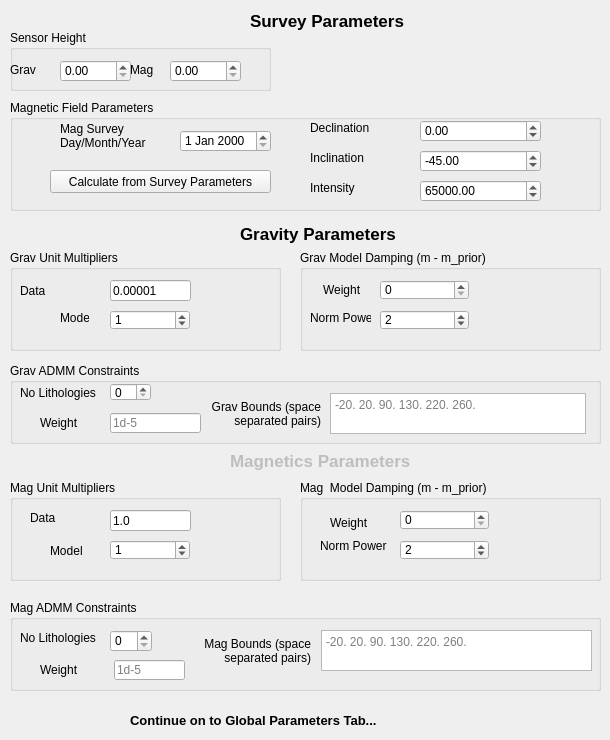
    <widget class="QWidget" name="Fieldwork_preparation">
     <property name="styleSheet">
      <string notr="true">#Fieldwork_preparation {
	background-position: center;
	background-repeat: no-repeat;
	background-attachment: fixed; 
	background-size: 100% 100%;
	background-color: rgb(240, 240, 240,255);
}</string>
     </property>
     <attribute name="title">
      <string>Grav/Mag Parameters</string>
     </attribute>
     <widget class="QGroupBox" name="groupBox_30">
      <property name="enabled">
       <bool>true</bool>
      </property>
      <property name="geometry">
       <rect>
        <x>300</x>
        <y>480</y>
        <width>301</width>
        <height>101</height>
       </rect>
      </property>
      <property name="title">
       <string>Mag  Model Damping (m - m_prior)</string>
      </property>
      <widget class="QLabel" name="label_80">
       <property name="geometry">
        <rect>
         <x>30</x>
         <y>33</y>
         <width>51</width>
         <height>20</height>
        </rect>
       </property>
       <property name="text">
        <string>Weight</string>
       </property>
      </widget>
      <widget class="QgsDoubleSpinBox" name="mQgsDoubleSpinBox_magn_model_weight">
       <property name="enabled">
        <bool>true</bool>
       </property>
       <property name="geometry">
        <rect>
         <x>100</x>
         <y>30</y>
         <width>89</width>
         <height>20</height>
        </rect>
       </property>
       <property name="decimals">
        <number>0</number>
       </property>
       <property name="maximum">
        <double>10000.000000000000000</double>
       </property>
       <property name="singleStep">
        <double>1.000000000000000</double>
       </property>
       <property name="value">
        <double>0.000000000000000</double>
       </property>
      </widget>
      <widget class="QLabel" name="label_81">
       <property name="geometry">
        <rect>
         <x>20</x>
         <y>50</y>
         <width>91</width>
         <height>31</height>
        </rect>
       </property>
       <property name="text">
        <string>Norm Power</string>
       </property>
      </widget>
      <widget class="QgsDoubleSpinBox" name="mQgsDoubleSpinBox_magn_model_norm_power">
       <property name="enabled">
        <bool>true</bool>
       </property>
       <property name="geometry">
        <rect>
         <x>100</x>
         <y>60</y>
         <width>89</width>
         <height>20</height>
        </rect>
       </property>
       <property name="decimals">
        <number>0</number>
       </property>
       <property name="maximum">
        <double>10000.000000000000000</double>
       </property>
       <property name="singleStep">
        <double>1.000000000000000</double>
       </property>
       <property name="value">
        <double>2.000000000000000</double>
       </property>
       <property name="showClearButton">
        <bool>false</bool>
       </property>
      </widget>
     </widget>
     <widget class="QLabel" name="label_7">
      <property name="geometry">
       <rect>
        <x>240</x>
        <y>223</y>
        <width>201</width>
        <height>21</height>
       </rect>
      </property>
      <property name="font">
       <font>
        <pointsize>13</pointsize>
        <weight>75</weight>
        <bold>true</bold>
       </font>
      </property>
      <property name="text">
       <string>Gravity Parameters</string>
      </property>
     </widget>
     <widget class="QGroupBox" name="groupBox_22">
      <property name="enabled">
       <bool>true</bool>
      </property>
      <property name="geometry">
       <rect>
        <x>10</x>
        <y>250</y>
        <width>271</width>
        <height>101</height>
       </rect>
      </property>
      <property name="title">
       <string>Grav Unit Multipliers</string>
      </property>
      <widget class="QLabel" name="label_31">
       <property name="geometry">
        <rect>
         <x>10</x>
         <y>33</y>
         <width>65</width>
         <height>16</height>
        </rect>
       </property>
       <property name="text">
        <string>Data </string>
       </property>
      </widget>
      <widget class="QLabel" name="label_34">
       <property name="geometry">
        <rect>
         <x>50</x>
         <y>60</y>
         <width>29</width>
         <height>16</height>
        </rect>
       </property>
       <property name="text">
        <string>Model</string>
       </property>
      </widget>
      <widget class="QgsDoubleSpinBox" name="mQgsDoubleSpinBox_grav_model_multiplier">
       <property name="enabled">
        <bool>true</bool>
       </property>
       <property name="geometry">
        <rect>
         <x>100</x>
         <y>60</y>
         <width>80</width>
         <height>20</height>
        </rect>
       </property>
       <property name="decimals">
        <number>0</number>
       </property>
       <property name="maximum">
        <double>10000.000000000000000</double>
       </property>
       <property name="singleStep">
        <double>1.000000000000000</double>
       </property>
       <property name="value">
        <double>1.000000000000000</double>
       </property>
       <property name="showClearButton">
        <bool>false</bool>
       </property>
      </widget>
      <widget class="QLineEdit" name="lineEdit_grav_data_multiplier">
       <property name="geometry">
        <rect>
         <x>100</x>
         <y>30</y>
         <width>81</width>
         <height>21</height>
        </rect>
       </property>
       <property name="text">
        <string>0.00001</string>
       </property>
       <property name="placeholderText">
        <string>0.00001</string>
       </property>
      </widget>
     </widget>
     <widget class="QLabel" name="label_9">
      <property name="enabled">
       <bool>false</bool>
      </property>
      <property name="geometry">
       <rect>
        <x>230</x>
        <y>450</y>
        <width>231</width>
        <height>21</height>
       </rect>
      </property>
      <property name="font">
       <font>
        <pointsize>13</pointsize>
        <weight>75</weight>
        <bold>true</bold>
       </font>
      </property>
      <property name="text">
       <string>Magnetics Parameters</string>
      </property>
     </widget>
     <widget class="QGroupBox" name="groupBox_26">
      <property name="enabled">
       <bool>true</bool>
      </property>
      <property name="geometry">
       <rect>
        <x>300</x>
        <y>250</y>
        <width>301</width>
        <height>101</height>
       </rect>
      </property>
      <property name="title">
       <string>Grav Model Damping (m - m_prior)</string>
      </property>
      <widget class="QLabel" name="label_40">
       <property name="geometry">
        <rect>
         <x>23</x>
         <y>30</y>
         <width>41</width>
         <height>20</height>
        </rect>
       </property>
       <property name="text">
        <string>Weight</string>
       </property>
      </widget>
      <widget class="QgsDoubleSpinBox" name="mQgsDoubleSpinBox_grav_mmodel_damping_weight">
       <property name="enabled">
        <bool>true</bool>
       </property>
       <property name="geometry">
        <rect>
         <x>80</x>
         <y>30</y>
         <width>89</width>
         <height>20</height>
        </rect>
       </property>
       <property name="decimals">
        <number>0</number>
       </property>
       <property name="maximum">
        <double>10000.000000000000000</double>
       </property>
       <property name="singleStep">
        <double>1.000000000000000</double>
       </property>
       <property name="value">
        <double>0.000000000000000</double>
       </property>
      </widget>
      <widget class="QLabel" name="label_66">
       <property name="geometry">
        <rect>
         <x>10</x>
         <y>60</y>
         <width>61</width>
         <height>16</height>
        </rect>
       </property>
       <property name="text">
        <string>Norm Power</string>
       </property>
      </widget>
      <widget class="QgsDoubleSpinBox" name="mQgsDoubleSpinBox_grav_mmodel_norm_power">
       <property name="enabled">
        <bool>true</bool>
       </property>
       <property name="geometry">
        <rect>
         <x>80</x>
         <y>60</y>
         <width>89</width>
         <height>20</height>
        </rect>
       </property>
       <property name="decimals">
        <number>0</number>
       </property>
       <property name="maximum">
        <double>10000.000000000000000</double>
       </property>
       <property name="singleStep">
        <double>1.000000000000000</double>
       </property>
       <property name="value">
        <double>2.000000000000000</double>
       </property>
       <property name="showClearButton">
        <bool>false</bool>
       </property>
      </widget>
     </widget>
     <widget class="QGroupBox" name="groupBox_23">
      <property name="enabled">
       <bool>true</bool>
      </property>
      <property name="geometry">
       <rect>
        <x>10</x>
        <y>480</y>
        <width>271</width>
        <height>101</height>
       </rect>
      </property>
      <property name="title">
       <string>Mag Unit Multipliers</string>
      </property>
      <widget class="QLabel" name="label_35">
       <property name="geometry">
        <rect>
         <x>20</x>
         <y>30</y>
         <width>65</width>
         <height>16</height>
        </rect>
       </property>
       <property name="text">
        <string>Data</string>
       </property>
      </widget>
      <widget class="QLabel" name="label_37">
       <property name="geometry">
        <rect>
         <x>40</x>
         <y>60</y>
         <width>41</width>
         <height>21</height>
        </rect>
       </property>
       <property name="text">
        <string>Model</string>
       </property>
      </widget>
      <widget class="QgsDoubleSpinBox" name="mQgsDoubleSpinBox_magn_model_multiplier">
       <property name="enabled">
        <bool>true</bool>
       </property>
       <property name="geometry">
        <rect>
         <x>100</x>
         <y>60</y>
         <width>80</width>
         <height>20</height>
        </rect>
       </property>
       <property name="decimals">
        <number>0</number>
       </property>
       <property name="maximum">
        <double>10000.000000000000000</double>
       </property>
       <property name="singleStep">
        <double>1.000000000000000</double>
       </property>
       <property name="value">
        <double>1.000000000000000</double>
       </property>
       <property name="showClearButton">
        <bool>false</bool>
       </property>
      </widget>
      <widget class="QLineEdit" name="lineEdit_magn_data_multiplier">
       <property name="geometry">
        <rect>
         <x>100</x>
         <y>30</y>
         <width>81</width>
         <height>21</height>
        </rect>
       </property>
       <property name="text">
        <string>1.0</string>
       </property>
       <property name="placeholderText">
        <string>1d-5</string>
       </property>
      </widget>
     </widget>
     <widget class="QGroupBox" name="groupBox_35">
      <property name="enabled">
       <bool>true</bool>
      </property>
      <property name="geometry">
       <rect>
        <x>10</x>
        <y>600</y>
        <width>591</width>
        <height>91</height>
       </rect>
      </property>
      <property name="title">
       <string>Mag ADMM Constraints</string>
      </property>
      <widget class="QTextEdit" name="textEdit_5_magn_ADMM_bounds">
       <property name="geometry">
        <rect>
         <x>311</x>
         <y>30</y>
         <width>271</width>
         <height>41</height>
        </rect>
       </property>
       <property name="html">
        <string>&lt;!DOCTYPE HTML PUBLIC &quot;-//W3C//DTD HTML 4.0//EN&quot; &quot;http://www.w3.org/TR/REC-html40/strict.dtd&quot;&gt;
&lt;html&gt;&lt;head&gt;&lt;meta name=&quot;qrichtext&quot; content=&quot;1&quot; /&gt;&lt;style type=&quot;text/css&quot;&gt;
p, li { white-space: pre-wrap; }
&lt;/style&gt;&lt;/head&gt;&lt;body style=&quot; font-family:'MS Shell Dlg 2'; font-size:8.25pt; font-weight:400; font-style:normal;&quot;&gt;
&lt;p style=&quot;-qt-paragraph-type:empty; margin-top:0px; margin-bottom:0px; margin-left:0px; margin-right:0px; -qt-block-indent:0; text-indent:0px;&quot;&gt;&lt;br /&gt;&lt;/p&gt;&lt;/body&gt;&lt;/html&gt;</string>
       </property>
       <property name="placeholderText">
        <string>-20. 20. 90. 130. 220. 260.</string>
       </property>
      </widget>
      <widget class="QLineEdit" name="lineEdit_magn_ADMM_weight">
       <property name="geometry">
        <rect>
         <x>104</x>
         <y>60</y>
         <width>71</width>
         <height>20</height>
        </rect>
       </property>
       <property name="text">
        <string/>
       </property>
       <property name="placeholderText">
        <string>1d-5</string>
       </property>
      </widget>
      <widget class="QLabel" name="label_85">
       <property name="geometry">
        <rect>
         <x>30</x>
         <y>60</y>
         <width>61</width>
         <height>20</height>
        </rect>
       </property>
       <property name="text">
        <string>Weight</string>
       </property>
      </widget>
      <widget class="QLabel" name="label_84">
       <property name="geometry">
        <rect>
         <x>160</x>
         <y>30</y>
         <width>141</width>
         <height>41</height>
        </rect>
       </property>
       <property name="text">
        <string>Mag Bounds (space
 separated pairs)</string>
       </property>
       <property name="alignment">
        <set>Qt::AlignRight|Qt::AlignTrailing|Qt::AlignVCenter</set>
       </property>
      </widget>
      <widget class="QLabel" name="label_83">
       <property name="enabled">
        <bool>true</bool>
       </property>
       <property name="geometry">
        <rect>
         <x>10</x>
         <y>30</y>
         <width>81</width>
         <height>16</height>
        </rect>
       </property>
       <property name="text">
        <string>No Lithologies</string>
       </property>
      </widget>
      <widget class="QSpinBox" name="spinBox_magn_ADMM_number_litho">
       <property name="enabled">
        <bool>true</bool>
       </property>
       <property name="geometry">
        <rect>
         <x>100</x>
         <y>30</y>
         <width>42</width>
         <height>22</height>
        </rect>
       </property>
      </widget>
     </widget>
     <widget class="QGroupBox" name="groupBox_6">
      <property name="enabled">
       <bool>true</bool>
      </property>
      <property name="geometry">
       <rect>
        <x>10</x>
        <y>363</y>
        <width>591</width>
        <height>81</height>
       </rect>
      </property>
      <property name="title">
       <string>Grav ADMM Constraints</string>
      </property>
      <widget class="QLineEdit" name="lineEdit_grav_ADMM_weight">
       <property name="geometry">
        <rect>
         <x>100</x>
         <y>50</y>
         <width>91</width>
         <height>20</height>
        </rect>
       </property>
       <property name="placeholderText">
        <string>1d-5</string>
       </property>
      </widget>
      <widget class="QLabel" name="label_72">
       <property name="geometry">
        <rect>
         <x>10</x>
         <y>20</y>
         <width>81</width>
         <height>20</height>
        </rect>
       </property>
       <property name="text">
        <string>No Lithologies</string>
       </property>
      </widget>
      <widget class="QTextEdit" name="textEdit_grav_ADMM_bounds">
       <property name="geometry">
        <rect>
         <x>320</x>
         <y>30</y>
         <width>256</width>
         <height>41</height>
        </rect>
       </property>
       <property name="html">
        <string>&lt;!DOCTYPE HTML PUBLIC &quot;-//W3C//DTD HTML 4.0//EN&quot; &quot;http://www.w3.org/TR/REC-html40/strict.dtd&quot;&gt;
&lt;html&gt;&lt;head&gt;&lt;meta name=&quot;qrichtext&quot; content=&quot;1&quot; /&gt;&lt;style type=&quot;text/css&quot;&gt;
p, li { white-space: pre-wrap; }
&lt;/style&gt;&lt;/head&gt;&lt;body style=&quot; font-family:'MS Shell Dlg 2'; font-size:8.25pt; font-weight:400; font-style:normal;&quot;&gt;
&lt;p style=&quot;-qt-paragraph-type:empty; margin-top:0px; margin-bottom:0px; margin-left:0px; margin-right:0px; -qt-block-indent:0; text-indent:0px;&quot;&gt;&lt;br /&gt;&lt;/p&gt;&lt;/body&gt;&lt;/html&gt;</string>
       </property>
       <property name="placeholderText">
        <string>-20. 20. 90. 130. 220. 260.</string>
       </property>
      </widget>
      <widget class="QSpinBox" name="spinBox_grav_number_ADMM_litho">
       <property name="enabled">
        <bool>true</bool>
       </property>
       <property name="geometry">
        <rect>
         <x>100</x>
         <y>20</y>
         <width>41</width>
         <height>18</height>
        </rect>
       </property>
       <property name="maximum">
        <number>100</number>
       </property>
       <property name="value">
        <number>0</number>
       </property>
      </widget>
      <widget class="QLabel" name="label_74">
       <property name="geometry">
        <rect>
         <x>30</x>
         <y>50</y>
         <width>61</width>
         <height>20</height>
        </rect>
       </property>
       <property name="text">
        <string>Weight</string>
       </property>
      </widget>
      <widget class="QLabel" name="label_73">
       <property name="geometry">
        <rect>
         <x>180</x>
         <y>237</y>
         <width>131</width>
         <height>41</height>
        </rect>
       </property>
       <property name="text">
        <string>Grav Bounds (space 
separated pairs)</string>
       </property>
      </widget>
      <widget class="QLabel" name="label_86">
       <property name="geometry">
        <rect>
         <x>170</x>
         <y>30</y>
         <width>141</width>
         <height>41</height>
        </rect>
       </property>
       <property name="text">
        <string>Grav Bounds (space
 separated pairs)</string>
       </property>
       <property name="alignment">
        <set>Qt::AlignRight|Qt::AlignTrailing|Qt::AlignVCenter</set>
       </property>
      </widget>
     </widget>
     <widget class="QLabel" name="label_11">
      <property name="geometry">
       <rect>
        <x>130</x>
        <y>710</y>
        <width>371</width>
        <height>21</height>
       </rect>
      </property>
      <property name="font">
       <font>
        <pointsize>10</pointsize>
        <weight>75</weight>
        <bold>true</bold>
       </font>
      </property>
      <property name="text">
       <string>Continue on to Global Parameters Tab...</string>
      </property>
     </widget>
     <widget class="QGroupBox" name="groupBox_12">
      <property name="enabled">
       <bool>true</bool>
      </property>
      <property name="geometry">
       <rect>
        <x>10</x>
        <y>100</y>
        <width>591</width>
        <height>111</height>
       </rect>
      </property>
      <property name="title">
       <string>Magnetic Field Parameters</string>
      </property>
      <widget class="QDoubleSpinBox" name="doubleSpinBox_mag_dec">
       <property name="enabled">
        <bool>true</bool>
       </property>
       <property name="geometry">
        <rect>
         <x>410</x>
         <y>20</y>
         <width>121</width>
         <height>22</height>
        </rect>
       </property>
       <property name="minimum">
        <double>-90.000000000000000</double>
       </property>
       <property name="maximum">
        <double>90.000000000000000</double>
       </property>
      </widget>
      <widget class="QDoubleSpinBox" name="doubleSpinBox_mag_inc">
       <property name="enabled">
        <bool>true</bool>
       </property>
       <property name="geometry">
        <rect>
         <x>410</x>
         <y>50</y>
         <width>121</width>
         <height>22</height>
        </rect>
       </property>
       <property name="minimum">
        <double>-90.000000000000000</double>
       </property>
       <property name="maximum">
        <double>90.000000000000000</double>
       </property>
       <property name="value">
        <double>-45.000000000000000</double>
       </property>
      </widget>
      <widget class="QDoubleSpinBox" name="doubleSpinBox_mag_int">
       <property name="enabled">
        <bool>true</bool>
       </property>
       <property name="geometry">
        <rect>
         <x>410</x>
         <y>80</y>
         <width>121</width>
         <height>22</height>
        </rect>
       </property>
       <property name="maximum">
        <double>100000.000000000000000</double>
       </property>
       <property name="value">
        <double>65000.000000000000000</double>
       </property>
      </widget>
      <widget class="QLabel" name="label_12">
       <property name="geometry">
        <rect>
         <x>300</x>
         <y>20</y>
         <width>81</width>
         <height>16</height>
        </rect>
       </property>
       <property name="text">
        <string>Declination</string>
       </property>
      </widget>
      <widget class="QLabel" name="label_13">
       <property name="geometry">
        <rect>
         <x>300</x>
         <y>50</y>
         <width>81</width>
         <height>16</height>
        </rect>
       </property>
       <property name="text">
        <string>Inclination</string>
       </property>
      </widget>
      <widget class="QLabel" name="label_14">
       <property name="geometry">
        <rect>
         <x>300</x>
         <y>80</y>
         <width>81</width>
         <height>16</height>
        </rect>
       </property>
       <property name="text">
        <string>Intensity</string>
       </property>
      </widget>
      <widget class="QPushButton" name="pushButton_calc_IGRF">
       <property name="enabled">
        <bool>true</bool>
       </property>
       <property name="geometry">
        <rect>
         <x>40</x>
         <y>70</y>
         <width>221</width>
         <height>23</height>
        </rect>
       </property>
       <property name="text">
        <string>Calculate from Survey Parameters</string>
       </property>
      </widget>
      <widget class="QDateEdit" name="dateEdit">
       <property name="geometry">
        <rect>
         <x>170</x>
         <y>30</y>
         <width>91</width>
         <height>22</height>
        </rect>
       </property>
      </widget>
      <widget class="QLabel" name="label_15">
       <property name="geometry">
        <rect>
         <x>50</x>
         <y>20</y>
         <width>101</width>
         <height>31</height>
        </rect>
       </property>
       <property name="text">
        <string>Mag Survey 
Day/Month/Year</string>
       </property>
      </widget>
     </widget>
     <widget class="QGroupBox" name="groupBox_15">
      <property name="geometry">
       <rect>
        <x>10</x>
        <y>30</y>
        <width>261</width>
        <height>61</height>
       </rect>
      </property>
      <property name="font">
       <font>
        <pointsize>9</pointsize>
        <weight>50</weight>
        <bold>false</bold>
       </font>
      </property>
      <property name="title">
       <string>Sensor Height</string>
      </property>
      <widget class="QLabel" name="label_19">
       <property name="geometry">
        <rect>
         <x>120</x>
         <y>30</y>
         <width>31</width>
         <height>20</height>
        </rect>
       </property>
       <property name="text">
        <string>Mag</string>
       </property>
      </widget>
      <widget class="QDoubleSpinBox" name="doubleSpinBox_magn_sensor_height">
       <property name="enabled">
        <bool>true</bool>
       </property>
       <property name="geometry">
        <rect>
         <x>160</x>
         <y>30</y>
         <width>71</width>
         <height>22</height>
        </rect>
       </property>
       <property name="maximum">
        <double>10000.000000000000000</double>
       </property>
       <property name="singleStep">
        <double>50.000000000000000</double>
       </property>
      </widget>
      <widget class="QLabel" name="label_20">
       <property name="geometry">
        <rect>
         <x>0</x>
         <y>30</y>
         <width>41</width>
         <height>20</height>
        </rect>
       </property>
       <property name="text">
        <string>Grav</string>
       </property>
      </widget>
      <widget class="QDoubleSpinBox" name="doubleSpinBox_grav_sensor_height">
       <property name="enabled">
        <bool>true</bool>
       </property>
       <property name="geometry">
        <rect>
         <x>50</x>
         <y>30</y>
         <width>71</width>
         <height>22</height>
        </rect>
       </property>
       <property name="maximum">
        <double>10000.000000000000000</double>
       </property>
       <property name="singleStep">
        <double>50.000000000000000</double>
       </property>
      </widget>
     </widget>
     <widget class="QLabel" name="label_42">
      <property name="enabled">
       <bool>true</bool>
      </property>
      <property name="geometry">
       <rect>
        <x>250</x>
        <y>10</y>
        <width>231</width>
        <height>21</height>
       </rect>
      </property>
      <property name="font">
       <font>
        <pointsize>13</pointsize>
        <weight>75</weight>
        <bold>true</bold>
       </font>
      </property>
      <property name="text">
       <string>Survey Parameters</string>
      </property>
     </widget>
    </widget>
